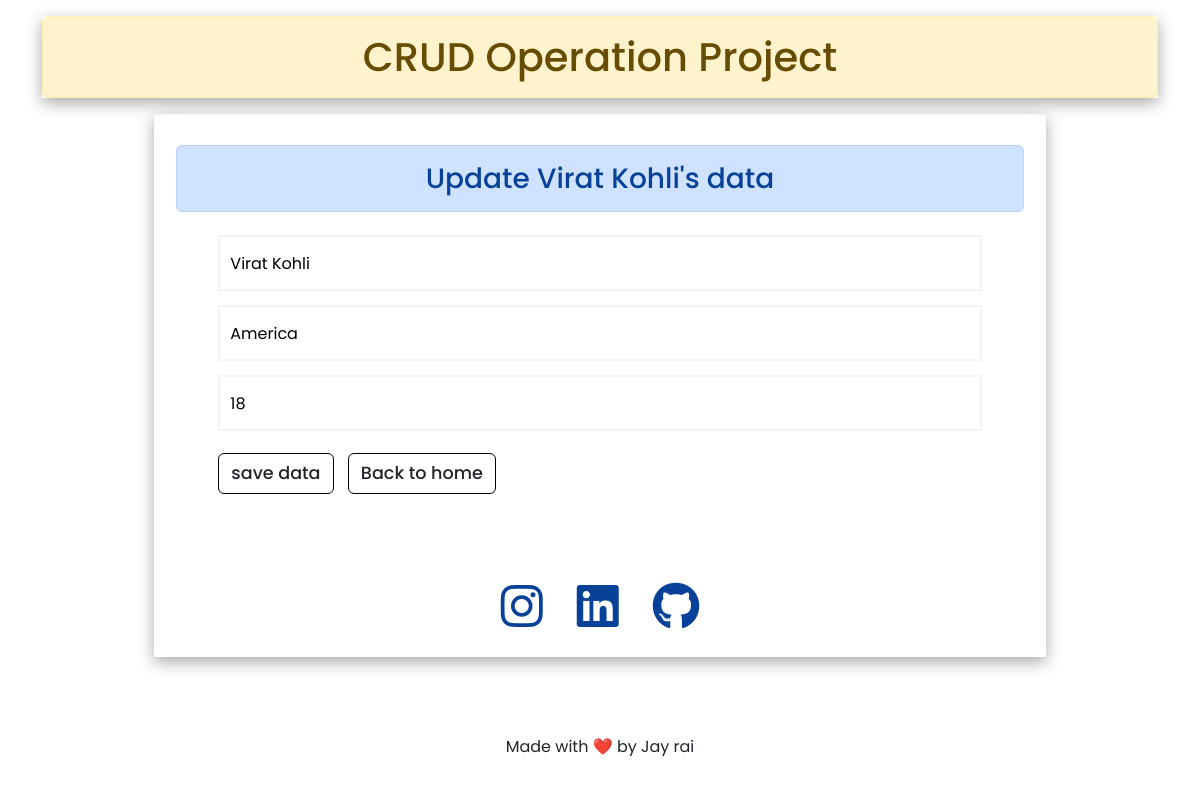
The app's page /update/26/ with its own data.
### databook/models.py (models this page shows)
class Cricketer(models.Model):
    name = models.CharField(max_length=100)
    country = models.CharField(max_length=100)
    jersey_no = models.IntegerField()

### databook/views.py (the view)
# urls.py: path('update/<int:id>/',views.update_data,name='update'),
def update_data(request,id):
    if request.method == 'POST':
        get_data = Cricketer.objects.get(pk=id)
        fetched_name = request.POST['name']
        fetched_country = request.POST['origin-country']
        fetched_jersey_no = request.POST['jersey-no']
        get_data.name = fetched_name
        get_data.country = fetched_country
        get_data.jersey_no = fetched_jersey_no
        get_data.save()
        return HttpResponseRedirect('/')
    else:
        get_data = Cricketer.objects.get(pk=id)
        return render(request,'databook/update.html',{'data':get_data})

### databook/templates/databook/update.html (shortened to what this page needs)
{% extends 'databook/base.html' %}
{% load static %}
{% block css %}
{{block.super}}
<link rel="stylesheet" href="{% static 'databook/css/update.css' %}">
{% endblock css %}
{% block content %}
<div class="update-content">
    <h3 class="secondary-heading alert alert-primary text-center">Update {{data.name}}'s data</h3>
<form method="post">
    <input type="text" name="name" id="name" placeholder="Enter Cricketer's name" value="{{data.name}}">
    <input type="text" name="origin-country" id="origin-country" placeholder="Enter Cricketer's origin country" value="{{data.country}}">
    <input type="number" name="jersey-no" id="jersey-no" placeholder="Enter jersey number" value="{{data.jersey_no}}">
    <div class="actions">
        <button class="btn btn-add btn-save" type="submit">save data</button>
        <a href="{% url 'home' %}" class="btn btn-add btn-home">Back to home</a>
    </div>
</form>
<div class="social-logos">
    <div class="insta logo">
        <a href="https://www.instagram.com/jayrai_official/?igshid=YmMyMTA2M2Y%3D" target="_blank">
            <i class="fa-brands fa-instagram fa-3x"></i>
        </a>
    </div>
    <div class="linkedin logo">
        <a href="https://www.linkedin.com/in/jay-rai-150b86249/" target="_blank">
            <i class="fa-brands fa-linkedin fa-3x"></i>
        </a>
    </div>
    <div class="github logo">
        <a href="https://github.com/jayrai-official" target="_blank">
            <i class="fa-brands fa-github fa-3x"></i>
        </a>
    </div>
</div>
</div>
{% endblock content %}

### databook/static/databook/css/base.css (style rules this page uses)
* { margin: 0; padding: 0; font-family: 'Poppins', sans-serif; }

### databook/static/databook/css/update.css (style rules this page uses)
.update-content { width: 80%; margin: auto; padding: 2%; box-shadow: rgba(0, 0, 0, 0.35) 0px 5px 15px; }
.secondary-heading { margin-top: 1%; }
form { display: flex; flex-direction: column; width: 90%; margin: auto; }
form input { height: 7vh; margin: 7px 0; border: 2px solid #f4f4f4; padding-left: 10px; }
.btn-add { border: 1px solid black; font-weight: 500; margin-top: 20px; margin: 15px auto 0 auto; font-size: 1.1rem; margin-right: 10px; }
.social-logos { display: flex; align-items: center; justify-content: center; height: 7vh; margin-top: 10%; }
.social-logos .logo { margin: 0 2%; }
.social-logos .logo a { color: #084298; }

### records on screen
Cricketer: name "Virat Kohli", origin-country "America", jersey-no "18"
